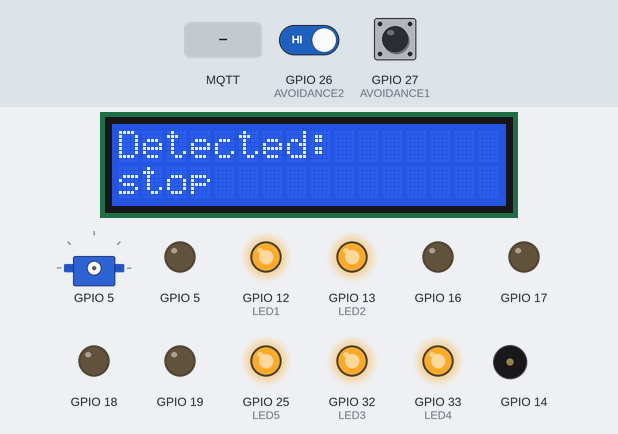
Bench run of a sketch on a simulated ESP32. On the bench: 16×2 character LCD, servo, output pins drawn as LEDs (lit = HIGH), buzzer (waves = sounding). Dashed ring = blinking. The test bench sets the inputs (shaded band); at power-on: GPIO 26 (AVOIDANCE2) HIGH, GPIO 27 (AVOIDANCE1) HIGH. WiFi joins after 1.5 s; servers stay silent unless stated; no MQTT or app messages arrive unless stated; servo pulses on a pin are drawn as a servo (544–2400 µs = 0–180°); pins used as bus, display or sensor lines are not drawn; what the sketch prints to the serial monitor is not drawn.

Above: at 2.8 s.
2.9 s: MQTT message "straight" arrives on the first subscribed topic
At 3.51 s:
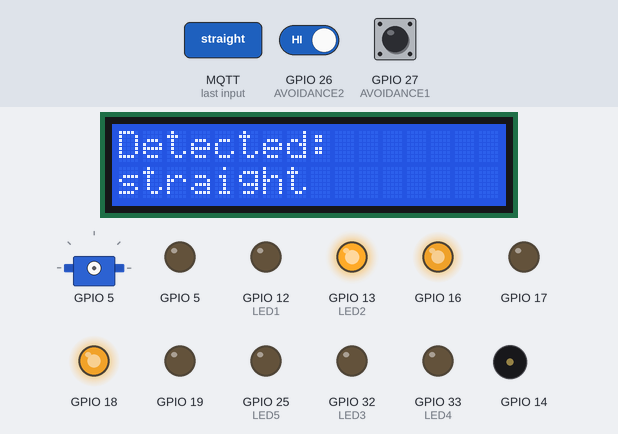
4.8 s: MQTT message "reverse" arrives on the first subscribed topic
At 7.4 s:
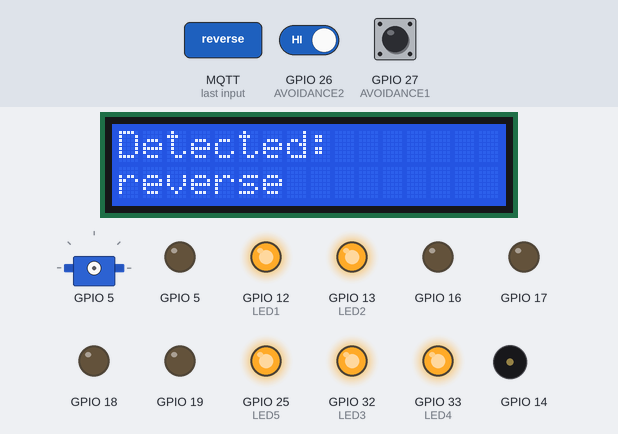
7.6 s: MQTT message "left" arrives on the first subscribed topic
At 9.0 s:
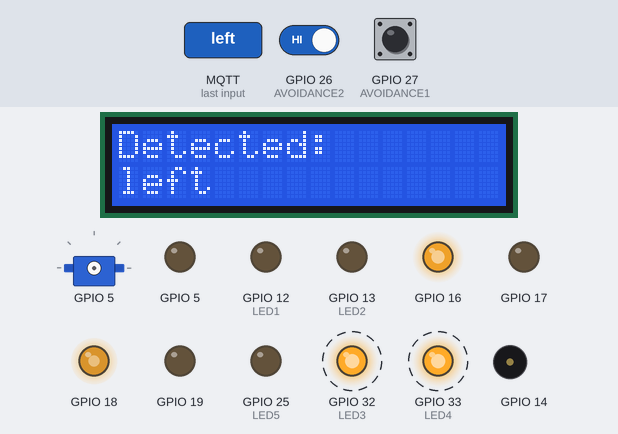
10.1 s: MQTT message "right" arrives on the first subscribed topic
At 13.0 s:
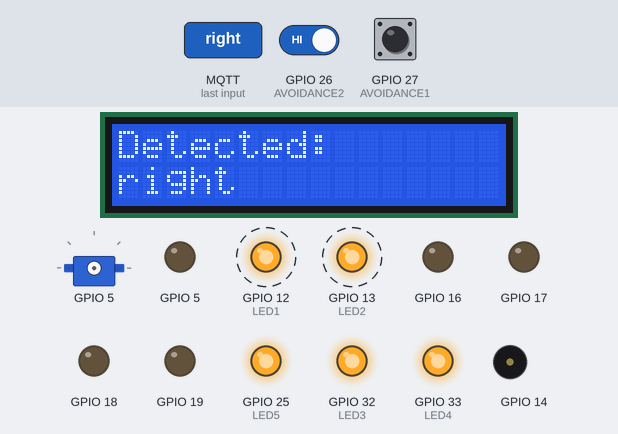
13.1 s: GPIO 26 (AVOIDANCE2) driven LOW
At 14.0 s:
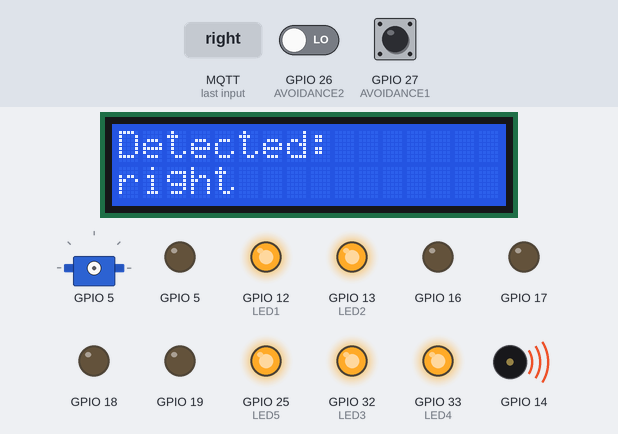
15.0 s: MQTT message "wave" arrives on the first subscribed topic
Timing chart, 0 to 17.9 s (numbered marks = the images above; inputs shaded):
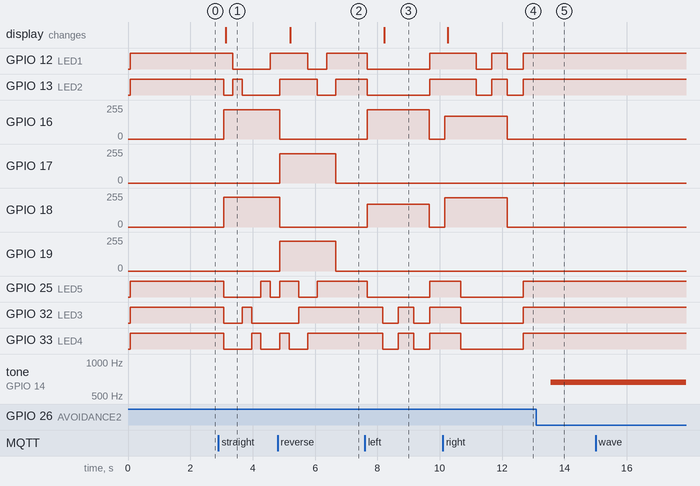

Measured:
- after the input at 2.9 s, GPIO 12 (LED1): HIGH → LOW after 0.47 s, → HIGH 1.2 s later; GPIO 13 (LED2): HIGH → LOW after 0.17 s, → HIGH 0.30 s later, → LOW 0.30 s later
- after the input at 4.8 s, GPIO 17: 0/255 → 219/255 after 0.07 s, → 0/255 1.8 s later; GPIO 19: 0/255 → 224/255 after 0.07 s, → 0/255 1.8 s later; GPIO 25 (LED5), GPIO 33 (LED4): LOW → HIGH after 0.07 s instead of 0.37 s; GPIO 32 (LED3): LOW → HIGH after 0.67 s instead of 0.37 s; the display: changes after 0.41 s (image 2)
- after the input at 7.6 s, GPIO 12 (LED1), GPIO 13 (LED2): HIGH → LOW after 0.07 s, → HIGH 2.0 s later
- after the input at 10.1 s, GPIO 12 (LED1), GPIO 13 (LED2): alternates HIGH for 0.50 s and LOW for 0.50 s, starting after 1.1 s
- after the input at 13.1 s, tone on GPIO 14: silent → 659 Hz after 0.47 s

The sketch:

rtos_v3.ino
```cpp
#include "key.h"
#include <WiFiClientSecure.h>
#include <PubSubClient.h>
#include "pitches.h"
#include <LiquidCrystal_I2C.h>
#include <ArduinoJson.h>
#include <WiFi.h>

#define LED1 12
#define LED2 13
#define LED3 32
#define LED4 33
#define LED5 25
#define BUZZER 14
#define BUZZER_CHANNEL 10
#define AVOIDANCE1 27
#define AVOIDANCE2 26
#define MOTOR1_IN1 18
#define MOTOR1_IN2 19
#define MOTOR2_IN3 16
#define MOTOR2_IN4 17
#define MOTOR1_CHANNEL_A 0  // PWM channel for forward direction
#define MOTOR1_CHANNEL_B 1  // PWM channel for reverse direction
#define MOTOR2_CHANNEL_A 2  // PWM channel for forward direction
#define MOTOR2_CHANNEL_B 3  // PWM channel for reverse direction
#define MOTOR_FREQ 5000     // PWM frequency
#define RESOLUTION 8  // PWM resolution (8-bit: 0-255)
#define SERVO 5
#define SERVO_CHANNEL 4
#define SERVO_FREQ 50
#define SERVO_RESOLUTION 16
// connect LCD_SDA 21
// connect LCD_SCL 22

// flags
volatile int control = 0;
volatile bool front_obstacle = 0;
volatile bool back_obstacle = 0;
volatile bool front_buzz = 0;
volatile bool back_buzz = 0;
volatile bool music = 0;
volatile bool wave = 0;
volatile int check = 10;

LiquidCrystal_I2C lcd(0x27,16,2);
volatile int latest_command = 0;

WiFiClientSecure espClient = WiFiClientSecure();
PubSubClient client(espClient);

volatile int pos = 0;
volatile int change = 10;

volatile unsigned long start_time = 0;

int melody[] = {
  NOTE_E5, NOTE_E5, NOTE_E5,
  NOTE_E5, NOTE_E5, NOTE_E5,
  NOTE_E5, NOTE_G5, NOTE_C5, NOTE_D5,
  NOTE_E5,
  NOTE_F5, NOTE_F5, NOTE_F5, NOTE_F5,
  NOTE_F5, NOTE_E5, NOTE_E5, NOTE_E5, NOTE_E5,
  NOTE_E5, NOTE_D5, NOTE_D5, NOTE_E5,
  NOTE_D5, NOTE_G5
};
// note durations: 4 = quarter note, 8 = eighth note, etc, also called tempo:
int melody_durations[] = {
  8, 8, 4,
  8, 8, 4,
  8, 8, 8, 8,
  2,
  8, 8, 8, 8,
  8, 8, 8, 16, 16,
  8, 8, 8, 8,
  4, 4
};


int front_alert = NOTE_G5;
int back_alert = NOTE_E5;

char *subscribeTopic = "kachow/control";
char *publishTopic = "kachow/interrupt";

void led(void * pvParameters) {
    while (1) {
        if (control == 0) {  // stop
            digitalWrite(LED1, HIGH);
            digitalWrite(LED2, HIGH);
            digitalWrite(LED3, HIGH);
            digitalWrite(LED4, HIGH);
            digitalWrite(LED5, HIGH);
            vTaskDelay(1000 / portTICK_PERIOD_MS);
        } else if (control == 1) {  // straight
            digitalWrite(LED1, HIGH);
            digitalWrite(LED2, LOW);
            digitalWrite(LED3, LOW);
            digitalWrite(LED4, LOW);
            digitalWrite(LED5, LOW);
            vTaskDelay(300 / portTICK_PERIOD_MS);
            if (control == 1) {
                digitalWrite(LED1, LOW);
                digitalWrite(LED2, HIGH);
                vTaskDelay(300 / portTICK_PERIOD_MS);
            }
            if (control == 1) {
                digitalWrite(LED2, LOW);
                digitalWrite(LED3, HIGH);
                vTaskDelay(300 / portTICK_PERIOD_MS);
            }
            if (control == 1) {
                digitalWrite(LED3, LOW);
                digitalWrite(LED4, HIGH);
                vTaskDelay(300 / portTICK_PERIOD_MS);
            }
            if (control == 1) {
                digitalWrite(LED4, LOW);
                digitalWrite(LED5, HIGH);
                vTaskDelay(300 / portTICK_PERIOD_MS);
            }
        } else if (control == 2) {  // reverse
            digitalWrite(LED1, HIGH);
            digitalWrite(LED2, HIGH);
            digitalWrite(LED3, LOW);
            digitalWrite(LED4, HIGH);
            digitalWrite(LED5, HIGH);
            vTaskDelay(300 / portTICK_PERIOD_MS);
            if (control == 2) {
                digitalWrite(LED4, LOW);
                vTaskDelay(300 / portTICK_PERIOD_MS);
            }
            if (control == 2) {
                digitalWrite(LED3, HIGH);
                digitalWrite(LED5, LOW);
                vTaskDelay(300 / portTICK_PERIOD_MS);
            }
            if (control == 2) {
                digitalWrite(LED4, HIGH);
                digitalWrite(LED1, LOW);
                vTaskDelay(300 / portTICK_PERIOD_MS);
            }
            if (control == 2) {
                digitalWrite(LED5, HIGH);
                digitalWrite(LED2, LOW);
                vTaskDelay(300 / portTICK_PERIOD_MS);
            }
            if (control == 2) {
                digitalWrite(LED1, HIGH);
                vTaskDelay(300 / portTICK_PERIOD_MS);
            }
        } else if (control == 3) {  // left
            digitalWrite(LED1, LOW);
            digitalWrite(LED2, LOW);
            digitalWrite(LED3, HIGH);
            digitalWrite(LED4, HIGH);
            digitalWrite(LED5, LOW);
            vTaskDelay(500 / portTICK_PERIOD_MS);
            digitalWrite(LED3, LOW);
            digitalWrite(LED4, LOW);
            vTaskDelay(500 / portTICK_PERIOD_MS);
        } else if (control == 4) {  // right
            digitalWrite(LED1, HIGH);
            digitalWrite(LED2, HIGH);
            digitalWrite(LED3, LOW);
            digitalWrite(LED4, LOW);
            digitalWrite(LED5, LOW);
            vTaskDelay(500 / portTICK_PERIOD_MS);
            digitalWrite(LED1, LOW);
            digitalWrite(LED2, LOW);
            vTaskDelay(500 / portTICK_PERIOD_MS);
        } else {
            vTaskDelay(1000 / portTICK_PERIOD_MS);
        }
    }
}

void motor(void * pvParameters) {
    while (1) {
        if (control == 0) { // || (front_obstacle == 1) || (back_obstacle == 1)) {
            ledcWriteChannel(MOTOR1_CHANNEL_A, 0);
            ledcWriteChannel(MOTOR1_CHANNEL_B, 0);
            ledcWriteChannel(MOTOR2_CHANNEL_A, 0);
            ledcWriteChannel(MOTOR2_CHANNEL_B, 0);
            vTaskDelay(500 / portTICK_PERIOD_MS);
        } else if (control == 1) {
            ledcWriteChannel(MOTOR1_CHANNEL_A, 225);
            ledcWriteChannel(MOTOR1_CHANNEL_B, 0);
            ledcWriteChannel(MOTOR2_CHANNEL_A, 220);
            ledcWriteChannel(MOTOR2_CHANNEL_B, 0);
            if (check > 0) {
                vTaskDelay(200 / portTICK_PERIOD_MS);
                check = check - 1;
            } else {
                control = 0;
            }
        } else if (control == 2) {
            ledcWriteChannel(MOTOR1_CHANNEL_A, 0);
            ledcWriteChannel(MOTOR1_CHANNEL_B, 225);
            ledcWriteChannel(MOTOR2_CHANNEL_A, 0);
            ledcWriteChannel(MOTOR2_CHANNEL_B, 220);
            if (check > 0) {
                vTaskDelay(200 / portTICK_PERIOD_MS);
                check = check - 1;
            } else {
                control = 0;
            }
        } else if (control == 3) {
            ledcWriteChannel(MOTOR1_CHANNEL_A, 170);
            ledcWriteChannel(MOTOR1_CHANNEL_B, 0);
            ledcWriteChannel(MOTOR2_CHANNEL_A, 220);
            ledcWriteChannel(MOTOR2_CHANNEL_B, 0);
            if (check > 0) {
                vTaskDelay(200 / portTICK_PERIOD_MS);
                check = check - 1;
            } else {
                control = 0;
            }
        } else if (control == 4) {
            ledcWriteChannel(MOTOR1_CHANNEL_A, 220);
            ledcWriteChannel(MOTOR1_CHANNEL_B, 0);
            ledcWriteChannel(MOTOR2_CHANNEL_A, 170);
            ledcWriteChannel(MOTOR2_CHANNEL_B, 0);
            if (check > 0) {
                vTaskDelay(200 / portTICK_PERIOD_MS);
                check = check - 1;
            } else {
                control = 0;
            }
        } else {
            vTaskDelay(1000 / portTICK_PERIOD_MS);
        }
    }
}

void buzz(void * pvParameters) {
    while (1) {
        // if (front_obstacle || back_obstacle) {
        if (music) {
            int size = sizeof(melody_durations) / sizeof(int);
            for (int thisNote = 0; thisNote < size; thisNote++) {
                int noteDuration = 1000 / melody_durations[thisNote];
                ledcWriteTone(BUZZER, melody[thisNote]);
                ledcWrite(BUZZER, 127);
                vTaskDelay(noteDuration / portTICK_PERIOD_MS);
                ledcWrite(BUZZER, 0);
                int pauseBetweenNotes = noteDuration * 1.30;
                vTaskDelay(pauseBetweenNotes / portTICK_PERIOD_MS);
            }
            music = 0;
        } else if (front_buzz) {
            ledcWriteTone(BUZZER, front_alert);
            ledcWrite(BUZZER, 127);
            vTaskDelay(500 / portTICK_PERIOD_MS);
            ledcWrite(BUZZER, 0);
            vTaskDelay(500 / portTICK_PERIOD_MS);
        } else if (back_buzz) {
            ledcWriteTone(BUZZER, back_alert);
            ledcWrite(BUZZER, 127);
            vTaskDelay(500 / portTICK_PERIOD_MS);
            ledcWrite(BUZZER, 0);
            vTaskDelay(500 / portTICK_PERIOD_MS);
        } else {
            vTaskDelay(500 / portTICK_PERIOD_MS);
        }
    }
}

void avoidance1(void * pvParameters) {
    while (1) {
        bool obstacle = digitalRead(AVOIDANCE1);
        if (!obstacle) {
            front_buzz = 1;
            if (control != 2) {
              ledcWriteChannel(MOTOR1_CHANNEL_A, 0);
              ledcWriteChannel(MOTOR1_CHANNEL_B, 0);
              ledcWriteChannel(MOTOR2_CHANNEL_A, 0);
              ledcWriteChannel(MOTOR2_CHANNEL_B, 0);
              control = 0;
            }
            if (front_obstacle == 0) {
                while (!publishMessage("front obstacle detected")){
                    vTaskDelay(10 / portTICK_PERIOD_MS);
                }
            }
            front_obstacle = 1;
        } else {
            front_buzz = 0;
            if (front_obstacle == 1) {
                while (!publishMessage("front obstacle cleared")){
                    vTaskDelay(100 / portTICK_PERIOD_MS);
                }
            }
            front_obstacle = 0;
        }
        vTaskDelay(100 / portTICK_PERIOD_MS);
    }
}

void avoidance2(void * pvParameters) {
    while (1) {
        bool obstacle = digitalRead(AVOIDANCE2);
        if (!obstacle) {
            back_buzz = 1;
            if (control == 2) {
              ledcWriteChannel(MOTOR1_CHANNEL_A, 0);
              ledcWriteChannel(MOTOR1_CHANNEL_B, 0);
              ledcWriteChannel(MOTOR2_CHANNEL_A, 0);
              ledcWriteChannel(MOTOR2_CHANNEL_B, 0);
              control = 0;
            }
            if (back_obstacle == 0) {
                while (!publishMessage("back obstacle detected")){
                    vTaskDelay(100 / portTICK_PERIOD_MS);
                }
            }
            back_obstacle = 1;
        } else {
            back_buzz = 0;
            if (back_obstacle == 1) {
                while (!publishMessage("back obstacle cleared")){
                    vTaskDelay(100 / portTICK_PERIOD_MS);
                }
            }
            back_obstacle = 0;
        }
        vTaskDelay(100 / portTICK_PERIOD_MS);
    }
}

bool publishMessage(const String& message) {
    StaticJsonDocument<1024> pubMsg;
    pubMsg["interrupt"] = message;
    String payload;
    serializeJson(pubMsg, payload);
    if (!client.connected()) {
    Serial.println("MQTT Disconnected, trying to reconnect...");
    if (!client.connect(THINGNAME)) {
        Serial.println("Failed to reconnect, retrying in 1 second...");
        vTaskDelay(1000 / portTICK_PERIOD_MS);
        return false;
    }
  }

  if (client.publish(publishTopic, payload.c_str())) {
    return true;
  } else {
    Serial.println("Failed to publish message.");
    return false;
  }
}


void display(void * pvParameters) {
    while (1) {
        lcd.setCursor(0, 0);
        lcd.print("Detected:");
        lcd.setCursor(0,1);
        if (latest_command == 0) {
            lcd.print("stop");
        } else if (latest_command == 1) {
            lcd.print("straight");
        } else if (latest_command == 2) {
            lcd.print("reverse");
        } else if (latest_command == 3) {
            lcd.print("left");
        } else if (latest_command == 4) {
            lcd.print("right");
        }
        vTaskDelay(1000 / portTICK_PERIOD_MS);
        lcd.clear();
    }
}

void servo(void * pvParameters) {
    while (1) {
        if (wave) {
            unsigned long curr_time = millis();
            if (curr_time - start_time < 4000) {
                int dutyCycle = map(pos, 0, 180, 1638, 7864);
                ledcWriteChannel(SERVO_CHANNEL, dutyCycle);
                change = (pos<0)? 10 : ((pos>180)? -10: change);
                pos += change;
                vTaskDelay(50 / portTICK_PERIOD_MS);
            } else {
                wave = 0;
            }
            // int dutyCycle = map(pos, 0, 180, 1638, 7864);
            // ledcWriteChannel(SERVO_CHANNEL, dutyCycle);
            // change = (pos<0)? 10 : ((pos>180)? -10: change);
            // pos += change;
            // vTaskDelay(50 / portTICK_PERIOD_MS);
        } else {
            vTaskDelay(1000 / portTICK_PERIOD_MS);
        }
    }
}

void serial(void * pvParameters){
    while (1) {
        if (Serial.available() > 0) {
            Serial.println(control);
            String input = Serial.readString();
            input.trim();
            Serial.print("You entered: ");
            Serial.println(input);
            if (input == "stop") {
                control = 0;
            } else if (input == "straight") {
                control = 1;
            } else if (input == "reverse") {
                control = 2;
            } else if (input == "left") {
                control = 3;
            } else if (input == "right") {
                control = 4;
            } else if (input == "wave") {
                wave = 1;
                start_time = millis();
            } else if (input == "nowave") {
                wave = 0;
            } else if (input == "music") {
                music = 1;
            } else if (input == "obstacle") {
                front_obstacle = 1;
            } else if (input == "no_obstacle") {
                front_obstacle = 0;
            }
            Serial.println("control="+String(control)+" ; wave="+String(wave)+" ; music="+String(music));
          } else {
            vTaskDelay(1000 / portTICK_PERIOD_MS);
        }
    }
}

void setup() {
  Serial.begin(9600);
  // xTaskCreate(serial, "serial", 2048, NULL, 1, NULL);

  pinMode(LED1, OUTPUT);
  pinMode(LED2, OUTPUT);
  pinMode(LED3, OUTPUT);
  pinMode(LED4, OUTPUT);
  pinMode(LED5, OUTPUT);
  // pinMode(LED_BUILTIN, OUTPUT)
  xTaskCreate(led, "led", 2048, NULL, 1, NULL);

  ledcAttachChannel(MOTOR1_IN1, MOTOR_FREQ, RESOLUTION, MOTOR1_CHANNEL_A);
  ledcAttachChannel(MOTOR1_IN2, MOTOR_FREQ, RESOLUTION, MOTOR1_CHANNEL_B);
  ledcAttachChannel(MOTOR2_IN3, MOTOR_FREQ, RESOLUTION, MOTOR2_CHANNEL_A);
  ledcAttachChannel(MOTOR2_IN4, MOTOR_FREQ, RESOLUTION, MOTOR2_CHANNEL_B);
  xTaskCreate(motor, "motor", 2048, NULL, 1, NULL);

  ledcAttachChannel(BUZZER, 100, RESOLUTION, BUZZER_CHANNEL);
  // ledcAttach(BUZZER, 100, RESOLUTION);
  xTaskCreate(buzz, "buzz", 2048, NULL, 1, NULL);

  pinMode(AVOIDANCE1, INPUT);
  xTaskCreate(avoidance1, "avoidance1", 4096, NULL, 1, NULL);
  pinMode(AVOIDANCE2, INPUT);
  xTaskCreate(avoidance2, "avoidance2", 4096, NULL, 1, NULL);

  lcd.init();
  lcd.backlight();
  xTaskCreate(display, "display", 2048, NULL, 1, NULL);

  ledcAttachChannel(SERVO, SERVO_FREQ, SERVO_RESOLUTION, SERVO_CHANNEL);
  xTaskCreate(servo, "servo", 2048, NULL, 1, NULL);


  WiFi.mode(WIFI_STA);
  WiFi.begin(WIFI_SSID, WIFI_PASSWORD);
  Serial.println("Connecting to Wi-Fi");
  while (WiFi.status() != WL_CONNECTED) {
    vTaskDelay(500 / portTICK_PERIOD_MS);
    Serial.print(".");
  }
  Serial.println("");
  Serial.println(F("WiFi is connected!"));
  Serial.println(F("IP address set: "));
  Serial.println(WiFi.localIP());

  espClient.setCACert(AWS_CERT_CA);
  espClient.setCertificate(AWS_CERT_CRT);
  espClient.setPrivateKey(AWS_CERT_PRIVATE);
  client.setServer(AWS_IOT_ENDPOINT, 8883);

  while (!client.connect(THINGNAME)) {
    Serial.print(".");
    vTaskDelay(1000 / portTICK_PERIOD_MS);
  }
  if (!client.connected()) {
    Serial.println("AWS IoT Timeout!");
    return;
  }
  if (client.subscribe(subscribeTopic)) {
    Serial.println("Subscribed successfully!");
  } else {
      Serial.println("Subscription failed!");
  }
  client.setCallback(commandCallback);
  client.subscribe(subscribeTopic);
  Serial.println("AWS IoT Connected!");
}

void loop() {
  client.loop();
}

void commandCallback(char* topic, byte* payload, unsigned int length) {
  String message = "";
  for (int i = 0; i < length; i++) {
      message += (char)payload[i];
  }
  Serial.println(message);

  if (message == "stop") {
      control = 0;
      latest_command = 0;
  } else if (message == "straight") {
      control = 1;
      check = 10;
      latest_command = 1;
  } else if (message == "reverse") {
      control = 2;
      check = 10;
      latest_command = 2;
  } else if (message == "left") {
      control = 3;
      check = 10;
      latest_command = 3;
  } else if (message == "right") {
      control = 4;
      check = 10;
      latest_command = 4;
  } else if (message == "wave") {
      wave = 1;
      start_time = millis();
  } else if (message == "nowave") {
      wave = 0;
  } else if (message == "music") {
      music = 1;
  }
}
```

Source omitted: key.h (4548 bytes), pitches.h (2020 bytes)
